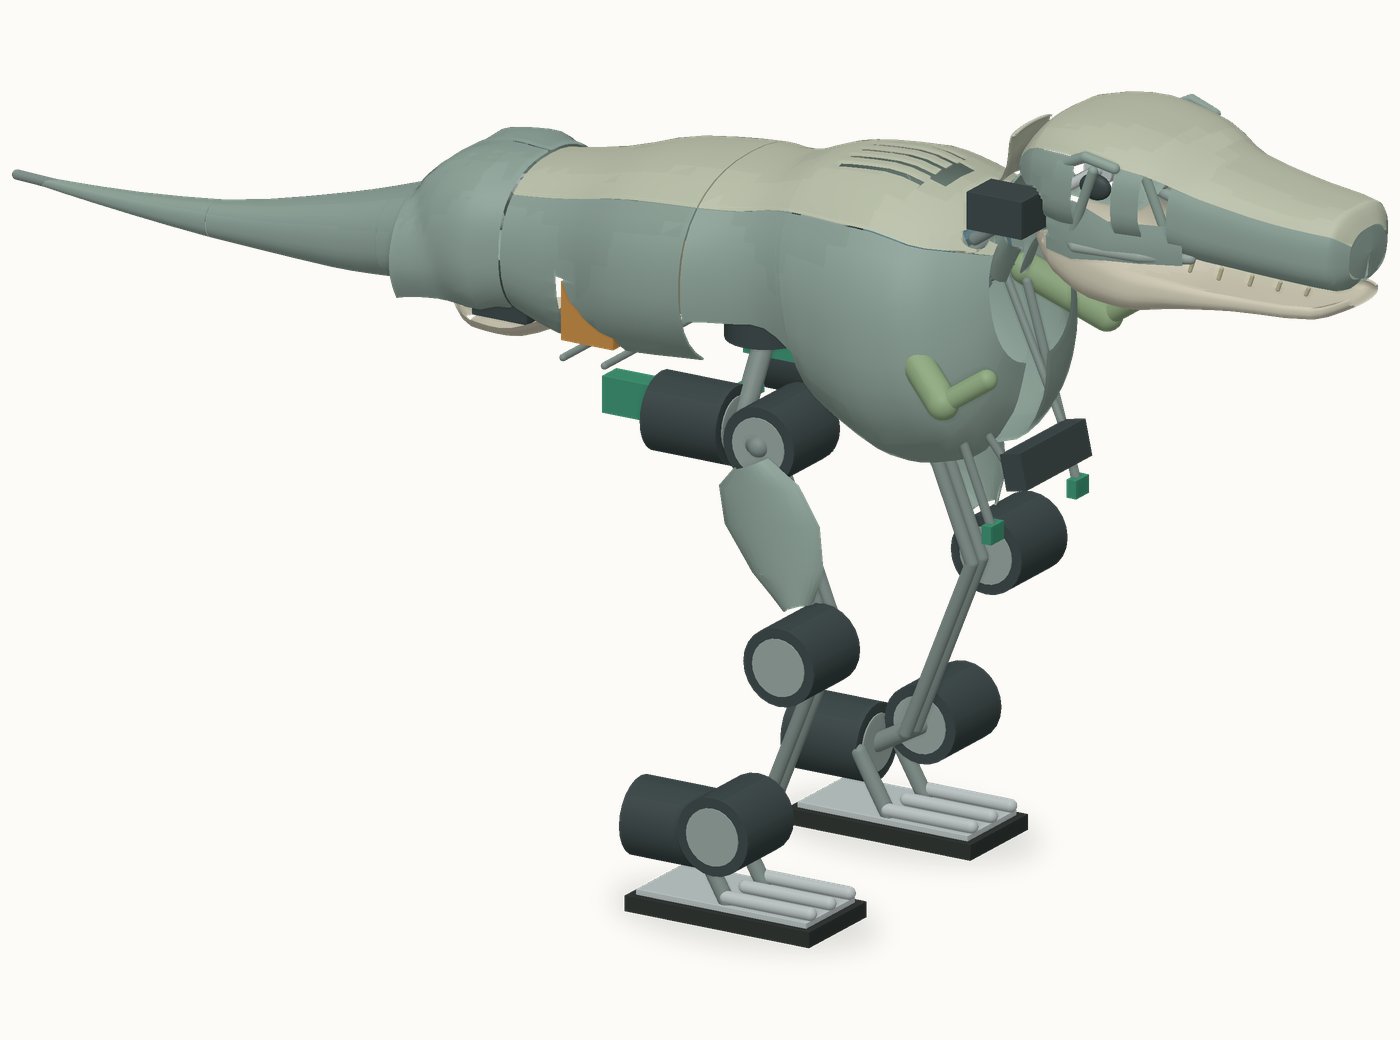

The Python source for this figure:
from pathlib import Path
import sys
import numpy as np
from PIL import Image
HERE=Path(__file__).resolve().parent
sys.path.insert(0,str(HERE.parent/'visuals'))
from scene import Scene, render, camera
scene=Scene(HERE.parent/'model/generated/B10.xml')
pts=scene.triangles(False)[0].reshape(-1,3)@camera('threequarter')[:2].T
lo,hi=pts.min(0),pts.max(0)
size=(1400,1040)
scale=min((np.array(size)-24)/(hi-lo))
center=((hi+lo)/2)@camera('threequarter')[:2]
fg=render(scene,'threequarter',size,scale,center)
paper=Image.new('RGBA',size,'#fcfbf7')
paper.alpha_composite(fg);paper.convert('RGB').save(HERE/'hero.png')
